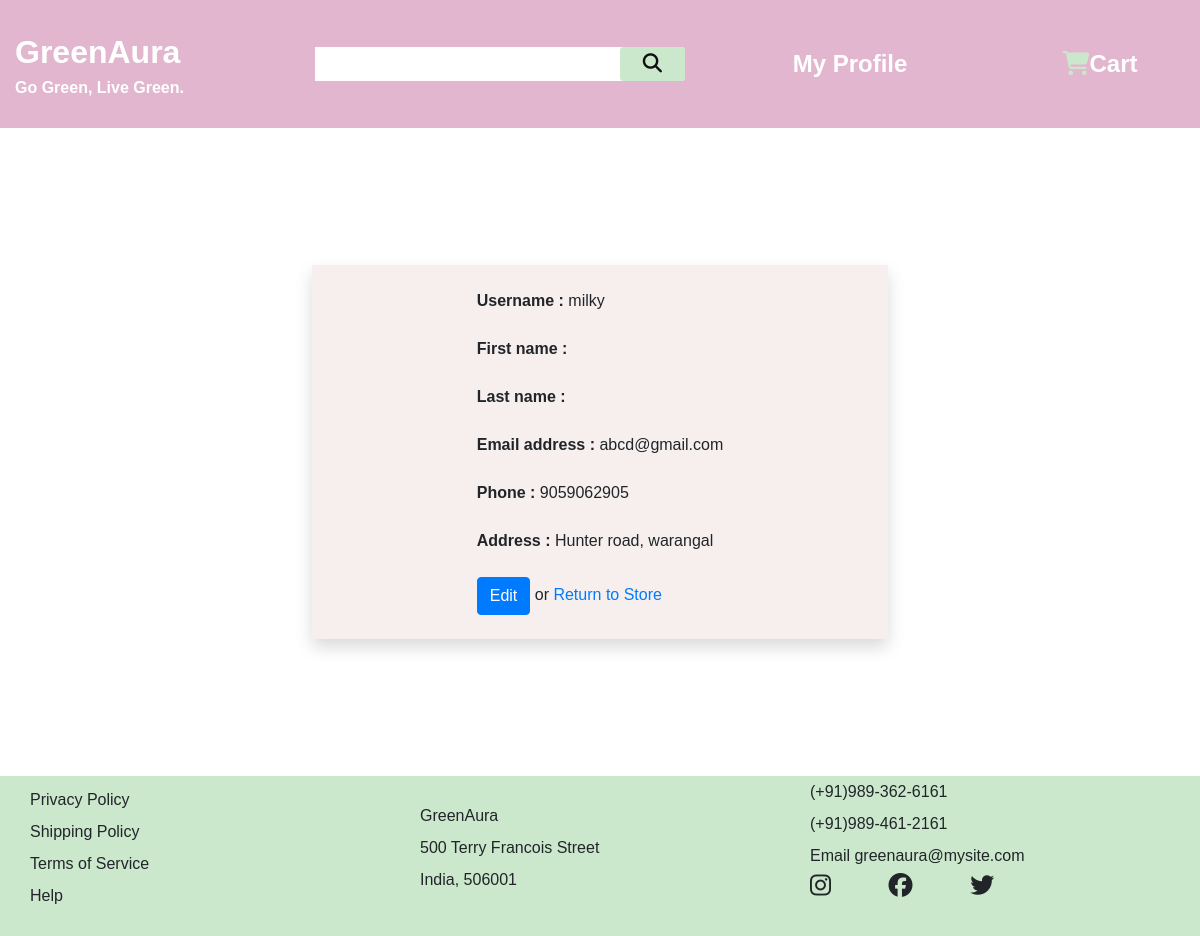
/userProfile/ (signed in), run on the app's committed database.
### users/models.py (models this page shows)
class CustomUser(AbstractUser):
    phone=models.CharField(max_length=20,null=True)
    address=models.CharField(max_length=200,null=True)
    REQUIRED_FIELDS = ['phone', 'address']

### users/decorators.py (the view)
        def wrapper_func(request,*args,**kwargs):
            group=None
            if request.user.groups.exists():
                group=request.user.groups.all()[0].name
            if group in allowed_roles:
                return view_func(request,*args,**kwargs)
            else:
                return redirect('home')

### users/forms.py
class UserProfileForm(ModelForm):
    class Meta:
        model=CustomUser
        fields=('username','first_name','last_name','email','phone','address')
    def __init__(self,*args,**kwargs):
        super(UserProfileForm,self).__init__(*args,**kwargs)
        for name,field in self.fields.items():
            field.widget.attrs.update({'class':'input'})

### users/templatetags/custom_tags.py (called while the page is built)
@register.filter(name='in_group')
def in_group(user, group_name):
    return user.groups.filter(name=group_name).exists()

### users/views.py (called while the page is built, shortened)
@login_required(login_url='loginUser')
@allowed_users(allowed_roles=['customers'])
def userProfile(request):
    edit_mode = request.GET.get('edit', False)
    profile=request.user
    form=UserProfileForm(instance=profile)
    context={'form': form,'edit_mode': edit_mode}
    return render(request,'users/user_profile.html',context)

### users/templates/users/user_profile.html (shortened to what this page needs)
{% extends 'main.html' %}
{% block content %}
<div class="login-container h-75 m-4 d-flex justify-content-around align-items-center">
    <div class="flex-item m-4 w-50 p-4 d-flex justify-content-center align-content-center orders-background shadow">
        {% if edit_mode %}
            <form method="POST" action="{% url 'userProfile' %}" class="orders-background">
        {% else %}
        <form class="orders-background">
        {% endif %}
        {% for field in form %}
            <div class="form-group orders-background">
                <label for="formInput#text" class="orders-background"><b class="orders-background">{{field.label}} :</b></label>
                {% if edit_mode %}
                    {{field}}
                {% else %}
                    {{field.value}}
                {% endif %}
            </div>
        {% endfor %}
        {% if edit_mode %}
            <input type="submit" class="btn btn-primary" value="Save"/>
        {% else %}
            <a href="?edit=1" class="btn btn-primary">Edit</a>
            <span class="orders-background">or <a href="{% url 'home' %}" class="orders-background">Return to Store</a></span>
        {% endif %}
    </form>
    </div>
</div>
{% endblock content %}

### static/styles/app.css (style rules this page uses)
* { margin:0; font-family:Arial; border:border-box; }
html,body { height: 100%; margin: 0; }
.orders-background { background-color: #F6EFEE; }

### data on the page
CustomUser: value "milky" "abcd@gmail.com" "9059062905" "Hunter road, warangal"

### other printed values
{{ field.label }} "Username" "First name" "Last name" "Email address" "Phone" "Address"
